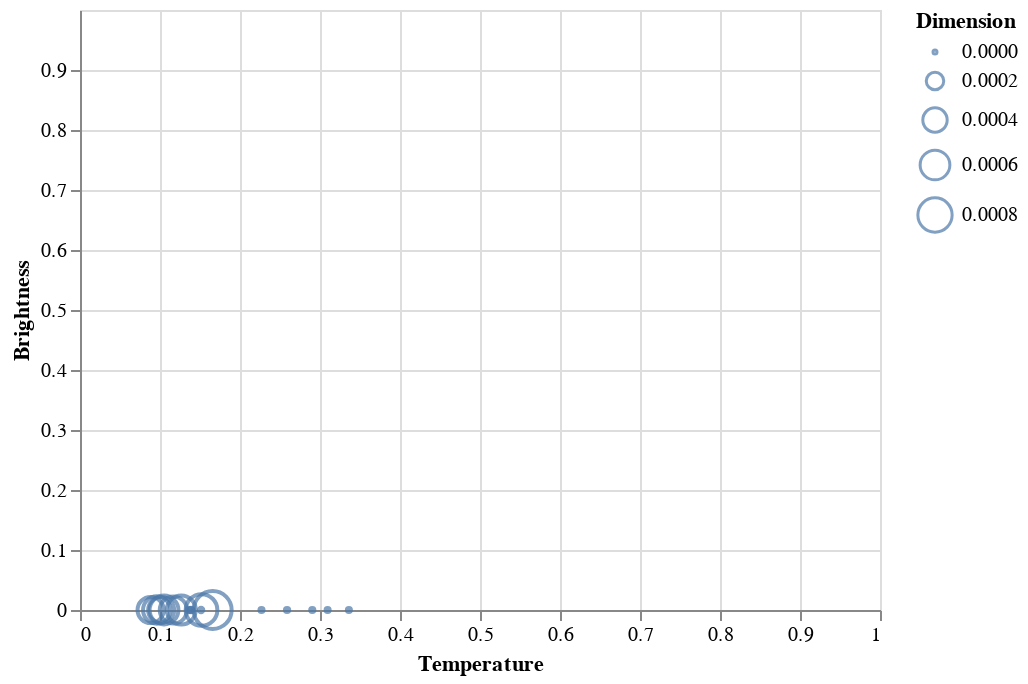

Notebook code cell kept with this figure:
### Code cell
data = dataset[dataset['Spectral_Class'] == 'F']
data

alt.Chart(data).mark_point().encode( 
    
    x = alt.X('Temperature',
         scale = alt.Scale(domain = (min(dataset.Temperature), max(dataset.Temperature))),
         axis = alt.Axis(format='K', title='Temperature')
         ),
    
    y = alt.Y('L',
         scale = alt.Scale(domain = (min(dataset.L), max(dataset.L))),
         axis = alt.Axis(format='K', title='Brightness')
         ),
    
    size = alt.Size('R', legend = alt.Legend(title = 'Dimension'))
)

### Figure 1 — Vega-Lite specification as saved in the notebook (floating-point values rounded to 4 significant figures)
{"config": {"view": {"continuousWidth": 400, "continuousHeight": 300}}, "data": {"name": "data-a0cc7192560e9c35e84abfce2e494aa6"}, "mark": "point", "encoding": {"size": {"type": "quantitative", "field": "R", "legend": {"title": "Dimension"}}, "x": {"type": "quantitative", "axis": {"format": "K", "title": "Temperature"}, "field": "Temperature", "scale": {"domain": [0.0, 1.0]}}, "y": {"type": "quantitative", "axis": {"format": "K", "title": "Brightness"}, "field": "L", "scale": {"domain": [0.0, 1.0]}}}, "$schema": "https://vega.github.io/schema/vega-lite/v4.8.1.json", "datasets": {"data-a0cc7192560e9c35e84abfce2e494aa6": [{"Temperature": 0.1388, "L": 1.06e-10, "R": 1.334e-06, "A_M": 1.304, "Color": "White", "Spectral_Class": "F", "Type": 2}, {"Temperature": 0.2903, "L": 5.886e-12, "R": 7.39e-07, "A_M": 1.204, "Color": "Yellowish", "Spectral_Class": "F", "Type": 2}, {"Temperature": 0.1514, "L": 3.532e-11, "R": 2.258e-06, "A_M": 1.316, "Color": "Yellowish", "Spectral_Class": "F", "Type": 2}, {"Temperature": 0.2588, "L": 8.241e-11, "R": 1.334e-06, "A_M": 1.222, "Color": "Yellowish", "Spectral_Class": "F", "Type": 2}, {"Temperature": 0.139, "L": 0.0, "R": 2.361e-06, "A_M": 1.296, "Color": "Orange", "Spectral_Class": "F", "Type": 2}, {"Temperature": 0.1014, "L": 9.535e-07, "R": 0.0004576, "A_M": 0.846, "Color": "White", "Spectral_Class": "F", "Type": 3}, {"Temperature": 0.1266, "L": 1.683e-06, "R": 0.0005705, "A_M": 0.7144, "Color": "White", "Spectral_Class": "F", "Type": 3}, {"Temperature": 0.1167, "L": 1.589e-06, "R": 0.0004986, "A_M": 0.7403, "Color": "White", "Spectral_Class": "F", "Type": 3}, {"Temperature": 0.105, "L": 1.597e-06, "R": 0.0005633, "A_M": 0.8166, "Color": "White", "Spectral_Class": "F", "Type": 3}, {"Temperature": 0.09585, "L": 9.641e-07, "R": 0.0005038, "A_M": 0.845, "Color": "White", "Spectral_Class": "F", "Type": 3}, {"Temperature": 0.1356, "L": 2.472e-10, "R": 1.848e-06, "A_M": 1.297, "Color": "White", "Spectral_Class": "F", "Type": 2}, {"Temperature": 0.2269, "L": 7.064e-11, "R": 4.106e-07, "A_M": 1.193, "Color": "White", "Spectral_Class": "F", "Type": 2}, {"Temperature": 0.3095, "L": 1.177e-10, "R": 2.669e-07, "A_M": 1.241, "Color": "White", "Spectral_Class": "F", "Type": 2}, {"Temperature": 0.08831, "L": 6.945e-07, "R": 0.0004627, "A_M": 0.8679, "Color": "White", "Spectral_Class": "F", "Type": 3}, {"Temperature": 0.1519, "L": 9.324e-06, "R": 0.0006834, "A_M": 0.7159, "Color": "White", "Spectral_Class": "F", "Type": 3}, {"Temperature": 0.3361, "L": 3.532e-11, "R": 2.669e-07, "A_M": 1.237, "Color": "White", "Spectral_Class": "F", "Type": 2}, {"Temperature": 0.1658, "L": 1.089e-05, "R": 0.0009862, "A_M": 0.5454, "Color": "White", "Spectral_Class": "F", "Type": 3}]}}
